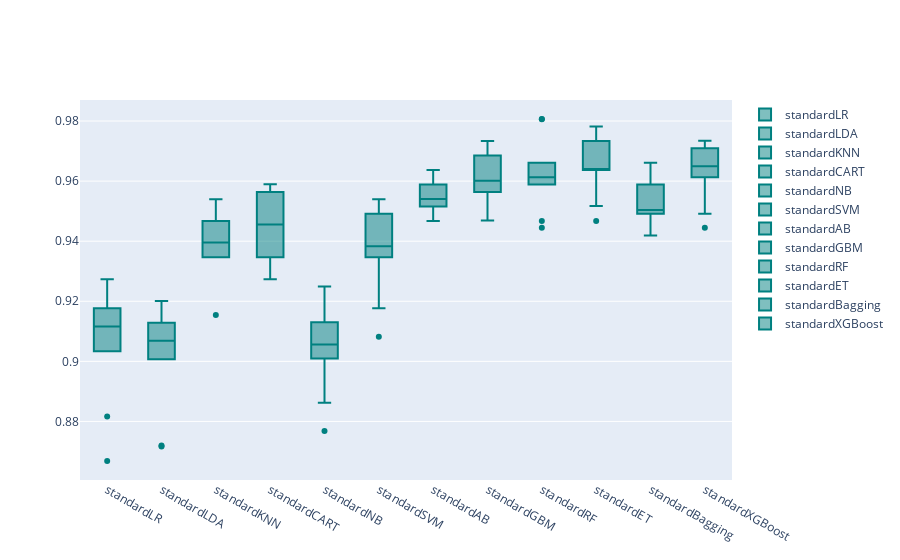

Here is the notebook cell this chart was saved with:
### Code cell
models = GetScaledModel('standard')
names,results = BasedLine2(X_train, y_train, models)
PlotBoxR().PlotResult(names,results)
scaledScoreStandard = ScoreDataFrame(names,results)
compareModels = pd.concat([basedLineScore,
                           scaledScoreStandard], axis=1)
compareModels

### Figure 1 — Plotly figure (JSON) as saved in the notebook; plotly's stock layout.template omitted (floating-point values rounded to 4 significant figures)
{"data": [{"marker": {"color": "rgb(0, 128, 128)"}, "name": "standardLR", "type": "box", "y": [0.9034, 0.9179, 0.8816, 0.8668, 0.9274, 0.908, 0.908, 0.9177, 0.9153, 0.9177]}, {"marker": {"color": "rgb(0, 128, 128)"}, "name": "standardLDA", "type": "box", "y": [0.9058, 0.901, 0.872, 0.8717, 0.9201, 0.9007, 0.9104, 0.908, 0.9128, 0.9153]}, {"marker": {"color": "rgb(0, 128, 128)"}, "name": "standardKNN", "type": "box", "y": [0.9469, 0.9396, 0.9155, 0.9346, 0.9419, 0.9395, 0.9395, 0.9467, 0.9346, 0.954]}, {"marker": {"color": "rgb(0, 128, 128)"}, "name": "standardCART", "type": "box", "y": [0.9589, 0.942, 0.93, 0.9346, 0.9467, 0.9443, 0.9274, 0.9516, 0.9564, 0.9564]}, {"marker": {"color": "rgb(0, 128, 128)"}, "name": "standardNB", "type": "box", "y": [0.913, 0.901, 0.8768, 0.8862, 0.9104, 0.9056, 0.9249, 0.9056, 0.9056, 0.9177]}, {"marker": {"color": "rgb(0, 128, 128)"}, "name": "standardSVM", "type": "box", "y": [0.9372, 0.9372, 0.9082, 0.9177, 0.9395, 0.9346, 0.954, 0.9492, 0.9467, 0.9492]}, {"marker": {"color": "rgb(0, 128, 128)"}, "name": "standardAB", "type": "box", "y": [0.9589, 0.9565, 0.9541, 0.9492, 0.9467, 0.9637, 0.954, 0.9516, 0.9516, 0.9588]}, {"marker": {"color": "rgb(0, 128, 128)"}, "name": "standardGBM", "type": "box", "y": [0.9614, 0.9686, 0.9469, 0.9492, 0.9588, 0.9734, 0.9588, 0.9637, 0.9564, 0.9685]}, {"marker": {"color": "rgb(0, 128, 128)"}, "name": "standardRF", "type": "box", "y": [0.9638, 0.9807, 0.9444, 0.9467, 0.9613, 0.9806, 0.9588, 0.9613, 0.9661, 0.9588]}, {"marker": {"color": "rgb(0, 128, 128)"}, "name": "standardET", "type": "box", "y": [0.9638, 0.9734, 0.9517, 0.9467, 0.9637, 0.9782, 0.9734, 0.9637, 0.9637, 0.9734]}, {"marker": {"color": "rgb(0, 128, 128)"}, "name": "standardBagging", "type": "box", "y": [0.9493, 0.9614, 0.9444, 0.9492, 0.9492, 0.9661, 0.9419, 0.9516, 0.9516, 0.9588]}, {"marker": {"color": "rgb(0, 128, 128)"}, "name": "standardXGBoost", "type": "box", "y": [0.9638, 0.9734, 0.9444, 0.9492, 0.9661, 0.9734, 0.9613, 0.9661, 0.9613, 0.9709]}], "layout": {}}
